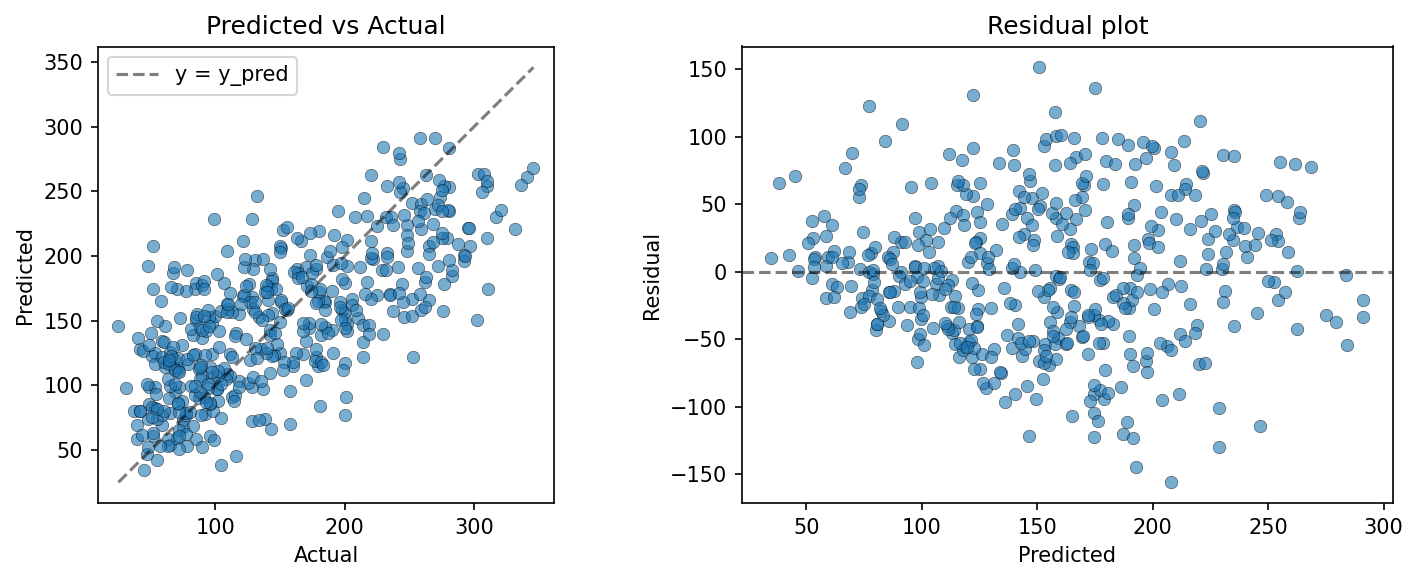

The script that saved this image:
#!/usr/bin/env python3
"""Linear regression example: fit a model on the diabetes dataset and visualize results.

Uses pynabled.linear_regression which fits y = X @ coef[1:] + coef[0] (intercept added
automatically). Returns (coefficients, r_squared).

Requires: numpy, pynabled, scikit-learn, matplotlib

Run from repo root:
    python python/examples/regression/linear_regression.py
"""

from pathlib import Path

import numpy as np
import matplotlib.pyplot as plt
from sklearn.datasets import load_diabetes

import pynabled


def main():
    # Load diabetes dataset (10 features, 442 samples)
    data = load_diabetes()
    X = data["data"].astype(np.float64)
    y = data["target"].astype(np.float64)
    feature_names = data["feature_names"]

    # Fit linear regression (intercept added automatically)
    coef, r_squared = pynabled.linear_regression(X, y)

    # Predictions: y_hat = intercept + X @ slopes
    intercept = coef[0]
    slopes = coef[1:]
    y_pred = intercept + X @ slopes

    # Print summary
    print("Linear Regression (pynabled) - Diabetes dataset")
    print("-" * 50)
    print(f"Data shape: X {X.shape}, y {y.shape}")
    print(f"R² = {r_squared:.4f}")
    print(f"\nCoefficients:")
    print(f"  Intercept: {intercept:.4f}")
    for name, b in zip(feature_names, slopes):
        print(f"  {name}: {b:.4f}")

    # Figure: predicted vs actual, residuals
    fig, (ax1, ax2) = plt.subplots(1, 2, figsize=(10, 4))

    # Predicted vs actual
    ax1.scatter(y, y_pred, alpha=0.6, edgecolors="black", linewidth=0.3)
    lims = [min(y.min(), y_pred.min()), max(y.max(), y_pred.max())]
    ax1.plot(lims, lims, "k--", alpha=0.5, label="y = y_pred")
    ax1.set_xlabel("Actual")
    ax1.set_ylabel("Predicted")
    ax1.set_title("Predicted vs Actual")
    ax1.legend()
    ax1.set_aspect("equal")

    # Residuals
    residuals = y - y_pred
    ax2.scatter(y_pred, residuals, alpha=0.6, edgecolors="black", linewidth=0.3)
    ax2.axhline(y=0, color="k", linestyle="--", alpha=0.5)
    ax2.set_xlabel("Predicted")
    ax2.set_ylabel("Residual")
    ax2.set_title("Residual plot")

    plt.tight_layout()
    out_path = Path(__file__).parent / "linear_regression.png"
    plt.savefig(out_path, dpi=150, bbox_inches="tight")
    print(f"\nSaved: {out_path}")
    plt.show()


if __name__ == "__main__":
    main()
